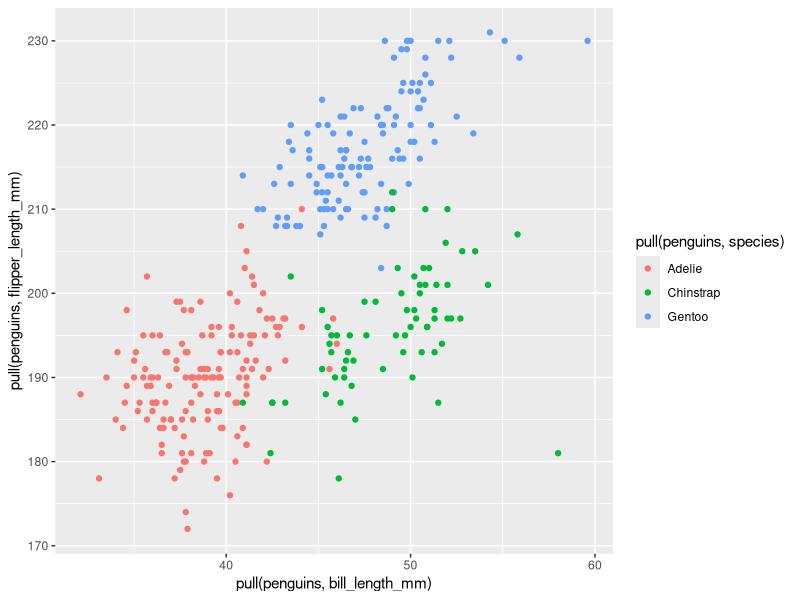
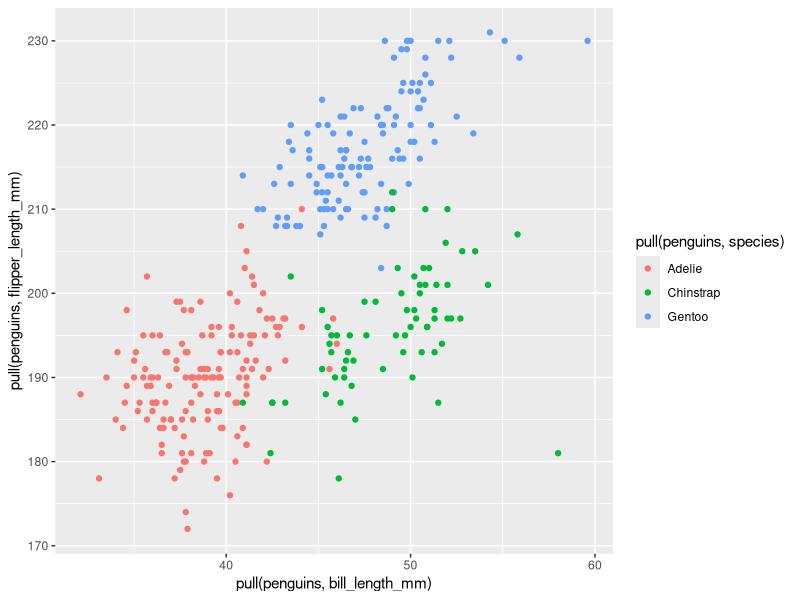

Write the R code that produced these figures, in order.
## ---- chunk 1
library(tidyverse)
library(palmerpenguins)
## ---- chunk 2
prob1_df =
  tibble(
    samp = rnorm(10),
    samp_gt_0 = samp > 0,
    char_vec = c("a", "b", "c", "d", "e", "f", "g", "h", "i", "j"),
    factor_vec = factor(c("low", "low", "low", "mod", "mod", "mod", "mod", "high", "high", "high"))
  )
## ---- chunk 3
mean(pull(prob1_df, samp))
mean(pull(prob1_df, samp_gt_0))
mean(pull(prob1_df, char_vec))
mean(pull(prob1_df, factor_vec))
## ---- chunk 4
as.numeric(pull(prob1_df, samp_gt_0)) * (pull(prob1_df, samp))
as.factor(pull(prob1_df, samp_gt_0)) * (pull(prob1_df, samp))
as.numeric(as.factor(pull(prob1_df, samp_gt_0))) * (pull(prob1_df, samp))
## ---- chunk 5
data("penguins", package = "palmerpenguins")
## ---- chunk 6
head(penguins)
str(penguins)
summary(penguins)
## ---- chunk 7
ggplot(penguins, aes(x = pull(penguins, bill_length_mm), y = pull(penguins, flipper_length_mm), color = pull(penguins, species))) + geom_point()
ggsave("scatter.plot.pdf", height = 4, width = 6)
